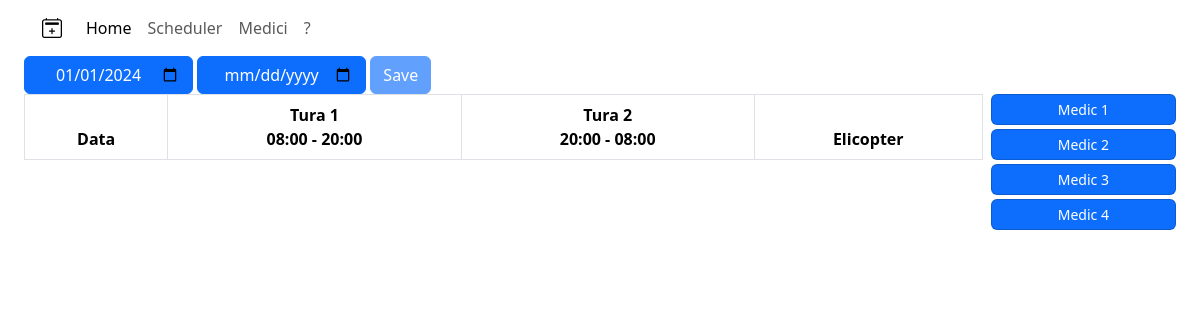
The app's page /scheduler/ with its own data.
### scheduler/models.py (models this page shows, shortened)
class Medic(models.Model):
    id = models.AutoField(primary_key=True)
    nickname = models.CharField(max_length=30, null=False, unique=True)
    firstName = models.CharField(max_length=50, null=True, blank=True)
    lastName = models.CharField(max_length=50, null=True, blank=True)

### scheduler/views.py (the view, shortened to what this page needs)
# urls.py: path('scheduler/', schedulerView, name='scheduler'),
def schedulerView(request):
    context = {}
    if request.method == "GET":
        context.update(handleDates(request))
        context.update(handleMedicList(request))
    return render(request, "scheduler.html", context)

### scheduler/views.py (called while the page is built)
def handleDates(request):
    startDate = f"{datetime.now().year}-{datetime.now().month:02d}-{1:02d}"
    endDate = f"{datetime.now().year}-{datetime.now().month:02d}-{calendar.monthrange(datetime.now().year, datetime.now().month)[1]:02d}"
    aDate = datetime.strptime(startDate, '%Y-%m-%d')+timedelta(days=3)
    ro_month = RO_MONTHS[aDate.month]
    return {"status" : "ok GET - handle Dates", "startDate" : startDate, "endDate" : endDate, "month" : ro_month, "year" : aDate.year}

def handleMedicList(request):
    medicList = Medic.objects.all()
    return {"medicList": medicList}

### scheduler/templates/scheduler.html (shortened to what this page needs)
{% extends "home.html" %}
{% block home-specificButtons %}
    <button id="saveButton" class="btn btn-primary button" type="button" data-bs-toggle="collapse" data-bs-target="#contentId" aria-expanded="false" aria-controls="contentId" disabled>Save</button>
{% endblock home-specificButtons %}
{% block cardsSection %}
    <div class="col-sm-2 sticky-top">
        <ul id="cardsSection" class="nav nav-pills nav-stacked">
            {% for medic in medicList %}
                <li id="medic{{ medic.id }}" class="col-12 bg-primary text-white btn btn-primary btn-sm mb-1 medic card draggable" draggable="true"> {{ medic.nickname }} </li>
            {% endfor %}
        </ul>
    </div>
{% endblock cardsSection %}
{% block scripts %}
    {% load static %}
{% endblock scripts %}

### scheduler/static/home.css (style rules this page uses)
body { display: block; }

### records on screen
Medic: nickname "Medic 1"
Medic: nickname "Medic 2"
Medic: nickname "Medic 3"
Medic: nickname "Medic 4"
